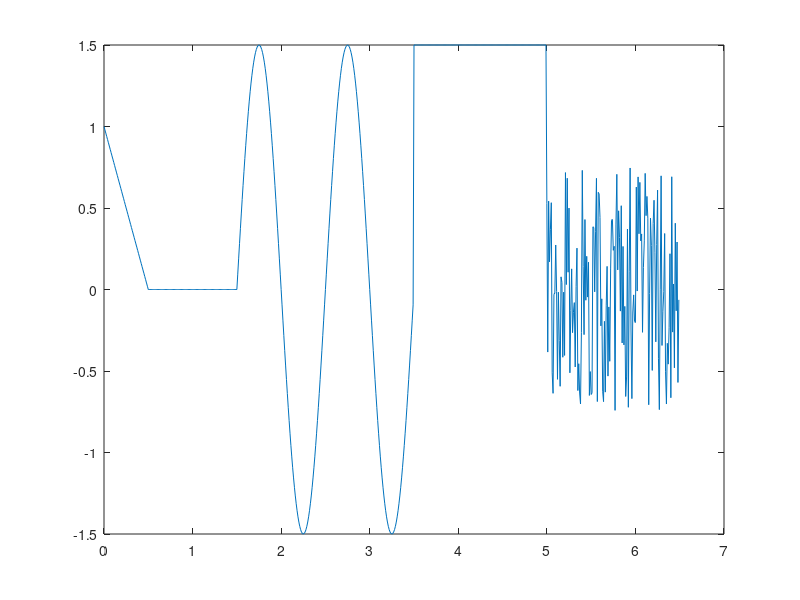

The MATLAB source for this figure:
function y = lab3_demo(t)
if nargin == 0
    t = 0:0.01:6.5;
end

%t_saw = 0:0.01:0.5;
t_sawf = (t>=0)&(t<0.5); t_saw = t(t_sawf);
%t_zero = 0.5:0.01:1.5;
t_zerof = (t>=0.5)&(t<1.5); t_zero =t (t_zerof);
%t_sin=1.5:0.01:3.5;
t_sinf = (t>=1.5)&(t<3.5); t_sin = t(t_sinf);
%t_const = 3.5:0.01:5;
t_constf = (t>=3.5)&(t<5); t_const = t(t_constf);
%t_noise = 5:0.01:6.5;
t_noisef = (t>=5)&(t<6.5); t_noise = t(t_noisef);

%% sinusoiida
A0=0; A=1.5;
T = (3.5-1.5)/2;
f =1/T; delay=1.5;
y_sin=A0+A*sin(2*pi*f*(t_sin-delay));
%plot(t_sin,y_sin)
%axis([0 6.5 -2 2])
%% liniaari mainiiga funkcija
k = (1-0)/(0-0.5);
delay = 0.5;
y_saw = k*(t_saw-delay);
%hold on
%plot(t_saw,y_saw)
%% Konstantes signaals
y_const = zeros(size(t_const))+1.5;
%plot(t_const,y_const)
%% Nullu signaals
y_zero = zeros(size(t_zero));
%plot(t_zero,y_zero)
%% troksna signaals
y_noise = 1.5*rand(size(t_noise))-0.75;
%plot(t_noise,y_noise)
%% Apvienosim visu vienaa vektoraa
t = [t_saw, t_zero, t_sin, t_const, t_noise];
y = [y_saw, y_zero, y_sin, y_const, y_noise];
if nargout == 0
    plot(t,y);
    y = [];
end